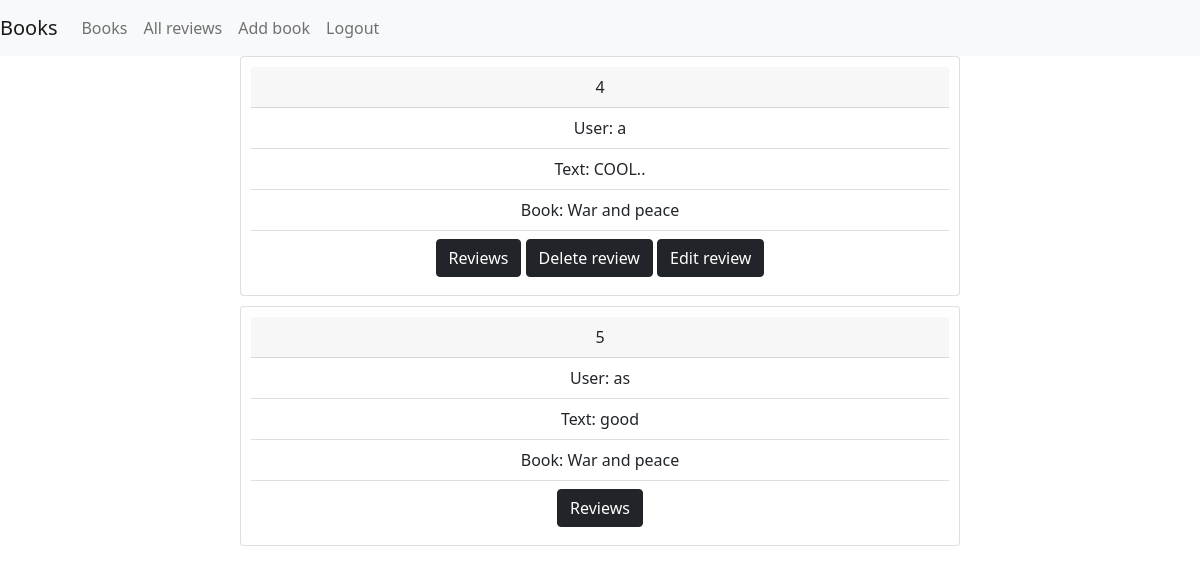
The app's page /app/book_review_list/4/ (signed in) with its own data.
### app_tutorial/models.py (models this page shows, shortened)
class Review(models.Model):
    user = models.ForeignKey(User, on_delete = models.CASCADE)
    book = models.ForeignKey(Book, on_delete= models.CASCADE)
    text = models.TextField()

class Book(models.Model):
    name = models.CharField(max_length=255)
    pages_number = models.IntegerField(default=100)
    price = models.DecimalField(max_digits=10, decimal_places=2)
    description = models.TextField(null=True,blank=True)
    def __str__(self):
        return self.name

### app_tutorial/views.py (the view)
# urls.py: path('book_review_list/<int:book_id>/', views.book_review_list, name='book_review_list'),
def book_review_list(request, book_id):
    reviews = Review.objects.filter(book=book_id)
    return render(request, 'review_list.html', {'reviews': reviews})

### templates/review_list.html
{% extends 'base.html'%}
{%block content%}
{% for review in reviews %}
    <div class="review card">
      <div class="card-header">
        {{review.id}}
      </div>
      <ul class="list-group list-group-flush">
        <li class="list-group-item">User: {{review.user}}</li>
        <li class="list-group-item">Text: {{review.text}}</li>
        <li class="list-group-item">Book: {{review.book}}</li>
          <li class="list-group-item">
              <a class="btn btn-dark" href="{% url 'book_review_list' book_id=review.book.id%}" role="button">Reviews</a>
              {% if user.is_authenticated %}
                {% if review.user == user %}
                    <a class="btn btn-dark" href="{% url 'delete_review' review_id=review.id%}">Delete review</a>
                    <a class="btn btn-dark" href="{% url 'edit_review' review_id=review.id%}">Edit review</a>
                {% endif %}
              {% endif %}
          </li>
      </ul>
    </div>
{% endfor %}
{% endblock %}

### static/styles.css (style rules this page uses)
.review { text-align: center; padding: 10px; margin-bottom: 10px; }

### records on screen
Review: id "4", user "a", text "COOL..", book "War and peace", shows "Delete review"
Review: id "5", user "as", text "good", book "War and peace"
